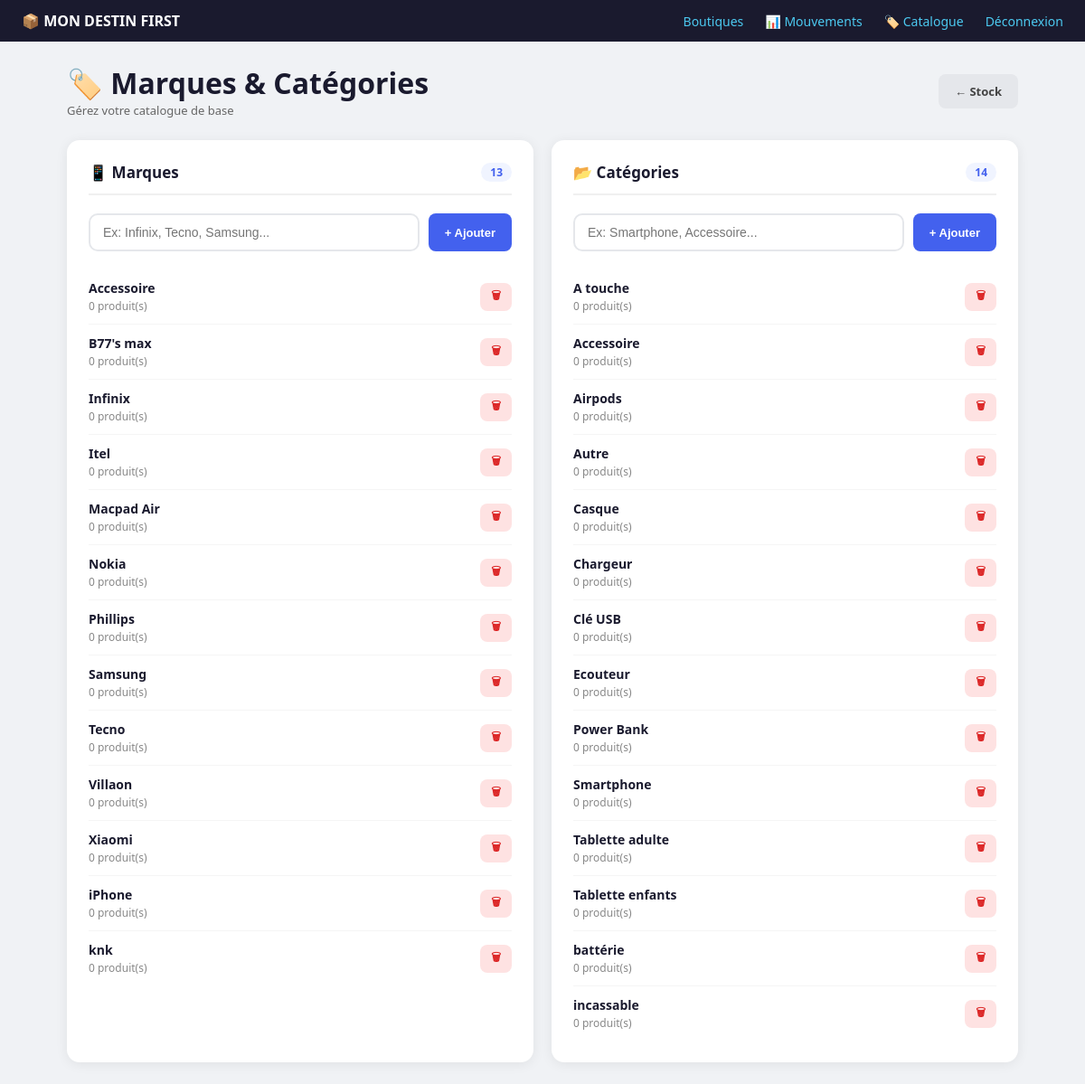
The app's page /catalogue/ (signed in), older data.
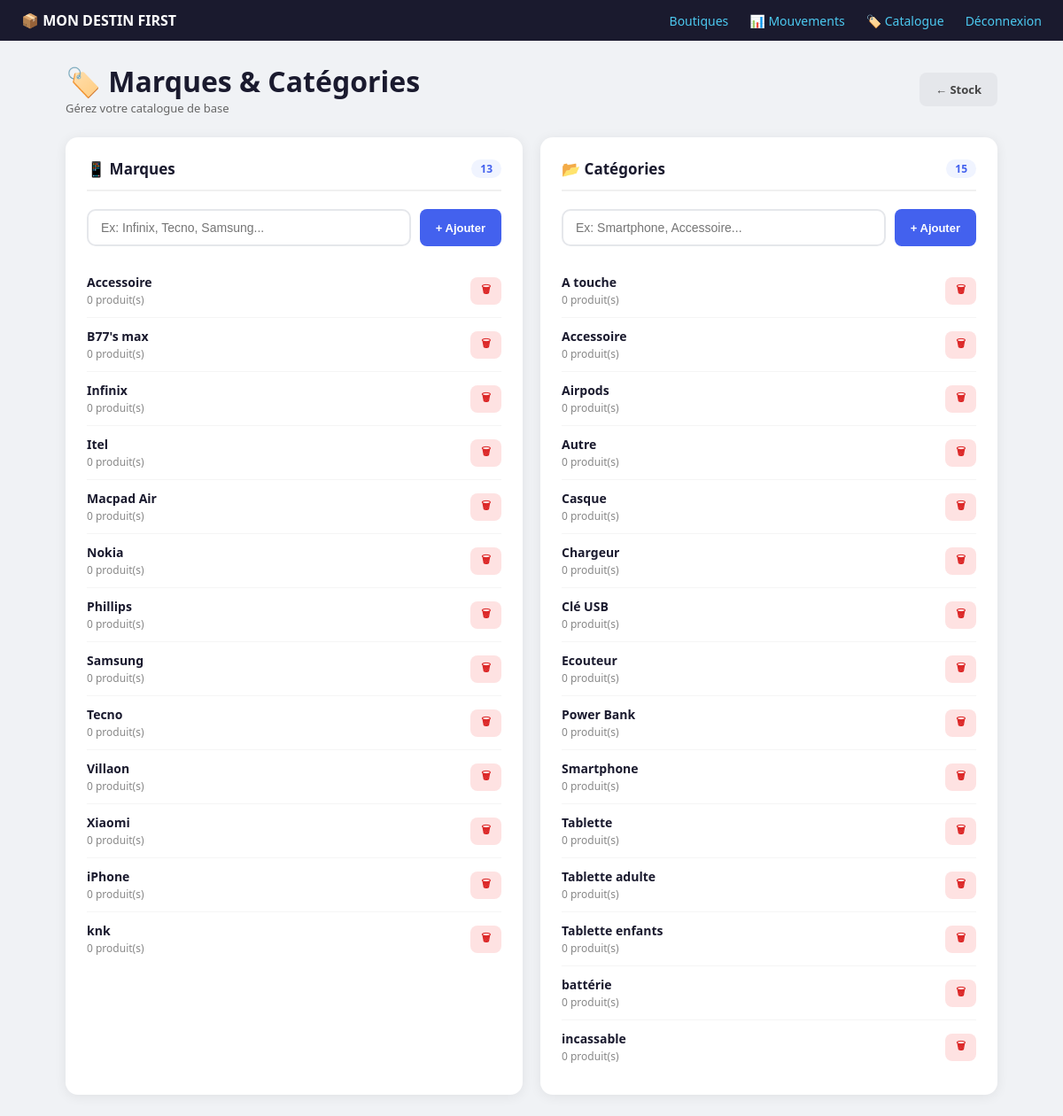
The same page, newer data.
### stock/models.py (models this page shows, shortened)
class Marque(models.Model):
    nom = models.CharField(max_length=50, unique=True)
    logo = models.ImageField(upload_to='marques/', blank=True, null=True)

class Categorie(models.Model):
    nom = models.CharField(max_length=50, unique=True)

### stock/views.py (the view)
# urls.py: path('catalogue/', views.gerer_marques_categories, name='gerer_marques_categories'),
@login_required
@proprietaire_requis
def gerer_marques_categories(request):
    boutique = get_boutique_active(request)
    marques = Marque.objects.annotate(nb_produits=Count('produits')).order_by('nom')
    categories = Categorie.objects.annotate(nb_produits=Count('produits')).order_by('nom')
    return render(request, 'stock/marques_categories.html', {
        'marques': marques,
        'categories': categories,
        'boutique': boutique,
    })

### stock/context_processors.py (called while the page is built)
def demandes_en_attente(request):
    if not request.user.is_authenticated:
        return {}
    try:
        if request.user.profil.est_proprietaire:
            boutiques = Boutique.objects.filter(proprietaire=request.user)
            nb = DemandeArrivage.objects.filter(
                boutique__in=boutiques,
                statut='en_attente'
            ).count()
            return {'nb_demandes_attente': nb}
    except Exception:
        pass
    return {'nb_demandes_attente': 0}

### stock/models.py (called while the page is built)
    @property
    def est_proprietaire(self):
        return self.role == 'proprietaire'

### stock/views.py (called while the page is built)
def proprietaire_requis(view_func):
    @wraps(view_func)
    def wrapper(request, *args, **kwargs):
        try:
            profil = request.user.profil
        except Exception:
            raise PermissionDenied
        if not profil.est_proprietaire:
            messages.error(request, "Accès réservé au propriétaire.")
            return redirect('pos')  # L'employé atterrit sur la caisse
        return view_func(request, *args, **kwargs)
    return wrapper

### stock/templates/stock/marques_categories.html (shortened to what this page needs)
{% extends 'stock/base.html' %}
{% block content %}
<div class="page-header">
    <div>
        <h1>🏷️ Marques & Catégories</h1>
        <p style="color:#666; font-size:13px;">Gérez votre catalogue de base</p>
    </div>
    <a href="{% url 'stock_liste' %}" class="btn" style="background:#e5e7eb;color:#444;">← Stock</a>
</div>
<div class="grid">
    <div class="card">
        <h2>
            📱 Marques
            <span class="badge-count">{{ marques.count }}</span>
        </h2>
        <form method="post" action="{% url 'ajouter_marque' %}" class="add-form">
            <input type="text" name="nom" placeholder="Ex: Infinix, Tecno, Samsung..." required>
            <button type="submit" class="btn btn-primary">+ Ajouter</button>
        </form>
        {% if marques %}
            {% for marque in marques %}
            <div class="item-row">
                <div>
                    <div class="item-nom">{{ marque.nom }}</div>
                    <div class="item-count">{{ marque.nb_produits }} produit(s)</div>
                </div>
                {% if marque.nb_produits == 0 %}
                <form method="post" action="{% url 'supprimer_marque' marque.id %}"
                      onsubmit="return confirm('Supprimer {{ marque.nom }} ?')">
                    <button type="submit" class="btn btn-danger btn-sm">🗑</button>
                </form>
                {% else %}
                <span style="font-size:12px; color:#aaa;">En usage</span>
                {% endif %}
            </div>
            {% endfor %}
        {% else %}
        <div class="empty-list">Aucune marque — ajoutez-en une !</div>
        {% endif %}
    </div>
    <div class="card">
        <h2>
            📂 Catégories
            <span class="badge-count">{{ categories.count }}</span>
        </h2>
        <form method="post" action="{% url 'ajouter_categorie' %}" class="add-form">
            <input type="text" name="nom" placeholder="Ex: Smartphone, Accessoire..." required>
            <button type="submit" class="btn btn-primary">+ Ajouter</button>
        </form>
        {% if categories %}
            {% for categorie in categories %}
            <div class="item-row">
                <div>
                    <div class="item-nom">{{ categorie.nom }}</div>
                    <div class="item-count">{{ categorie.nb_produits }} produit(s)</div>
                </div>
                {% if categorie.nb_produits == 0 %}
                <form method="post" action="{% url 'supprimer_categorie' categorie.id %}"
                      onsubmit="return confirm('Supprimer {{ categorie.nom }} ?')">
                    <button type="submit" class="btn btn-danger btn-sm">🗑</button>
                </form>
                {% else %}
                <span style="font-size:12px; color:#aaa;">En usage</span>
                {% endif %}
            </div>
            {% endfor %}
        {% else %}
        <div class="empty-list">Aucune catégorie — ajoutez-en une !</div>
        {% endif %}
    </div>
</div>
{% endblock %}

Row changes from the older to the newer data that the page shows:
added Categorie: nom "Tablette", nb_produits "0"
Text that changed along with them:
{{ categories.count }}: "14" → "15"
